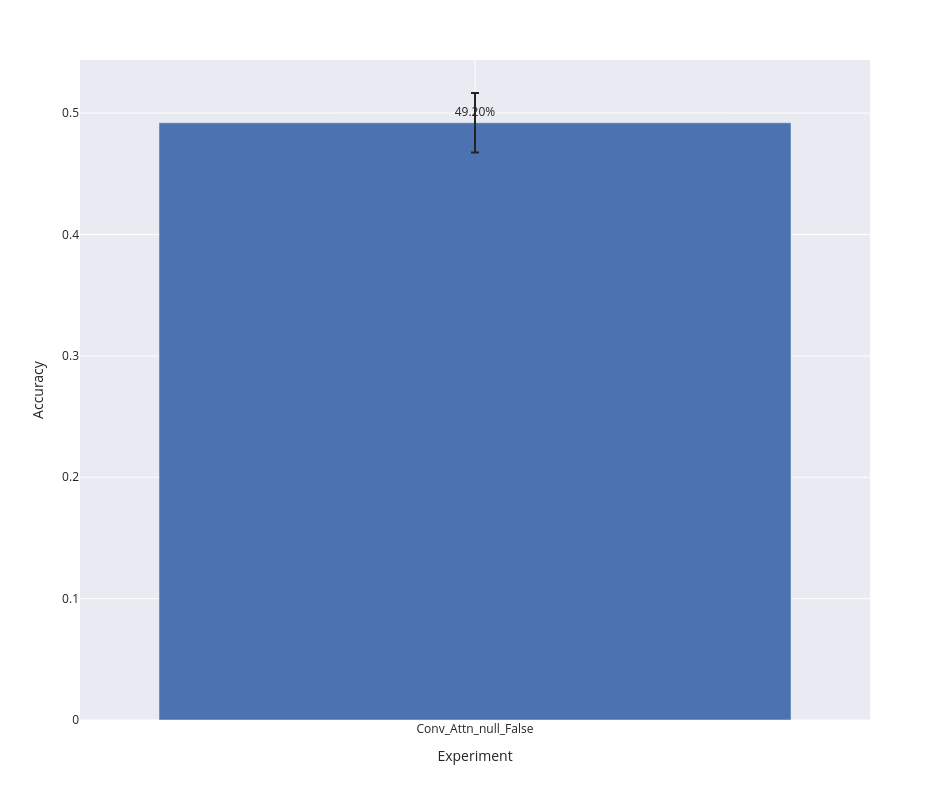

Here is the notebook cell this chart was saved with:
### Code cell
bar_plot(row_wise_metrics_agg, 'accuracy')

### Figure 1 — Plotly figure (JSON) as saved in the notebook; plotly's stock layout.template omitted (floating-point values rounded to 4 significant figures)
{"data": [{"alignmentgroup": "True", "error_y": {"array": [0.02454]}, "hovertemplate": "expr=%{x}<br>accuracy_mean=%{text}<extra></extra>", "legendgroup": "", "marker": {"color": "rgb(76,114,176)", "pattern": {"shape": ""}}, "name": "", "offsetgroup": "", "orientation": "v", "showlegend": false, "text": [0.492], "textposition": "outside", "texttemplate": "%{text:.2%}", "type": "bar", "x": ["Conv_Attn_null_False"], "xaxis": "x", "y": [0.492], "yaxis": "y"}], "layout": {"barmode": "group", "height": 800, "legend": {"tracegroupgap": 0}, "margin": {"t": 60}, "width": 950, "xaxis": {"anchor": "y", "domain": [0, 1], "title": {"text": "Experiment"}}, "yaxis": {"anchor": "x", "domain": [0, 1], "title": {"text": "Accuracy"}}}}
